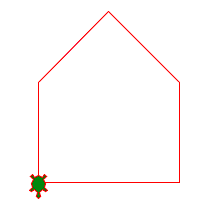

Here is the Python script that generated this plot:
# draw a house
import turtle

turtle.forward(141)
turtle.left(90)
turtle.forward(100)
turtle.left(45)
turtle.forward(100)
turtle.left(90)
turtle.forward(100)
turtle.left(45)
turtle.forward(100)

turtle.done()
